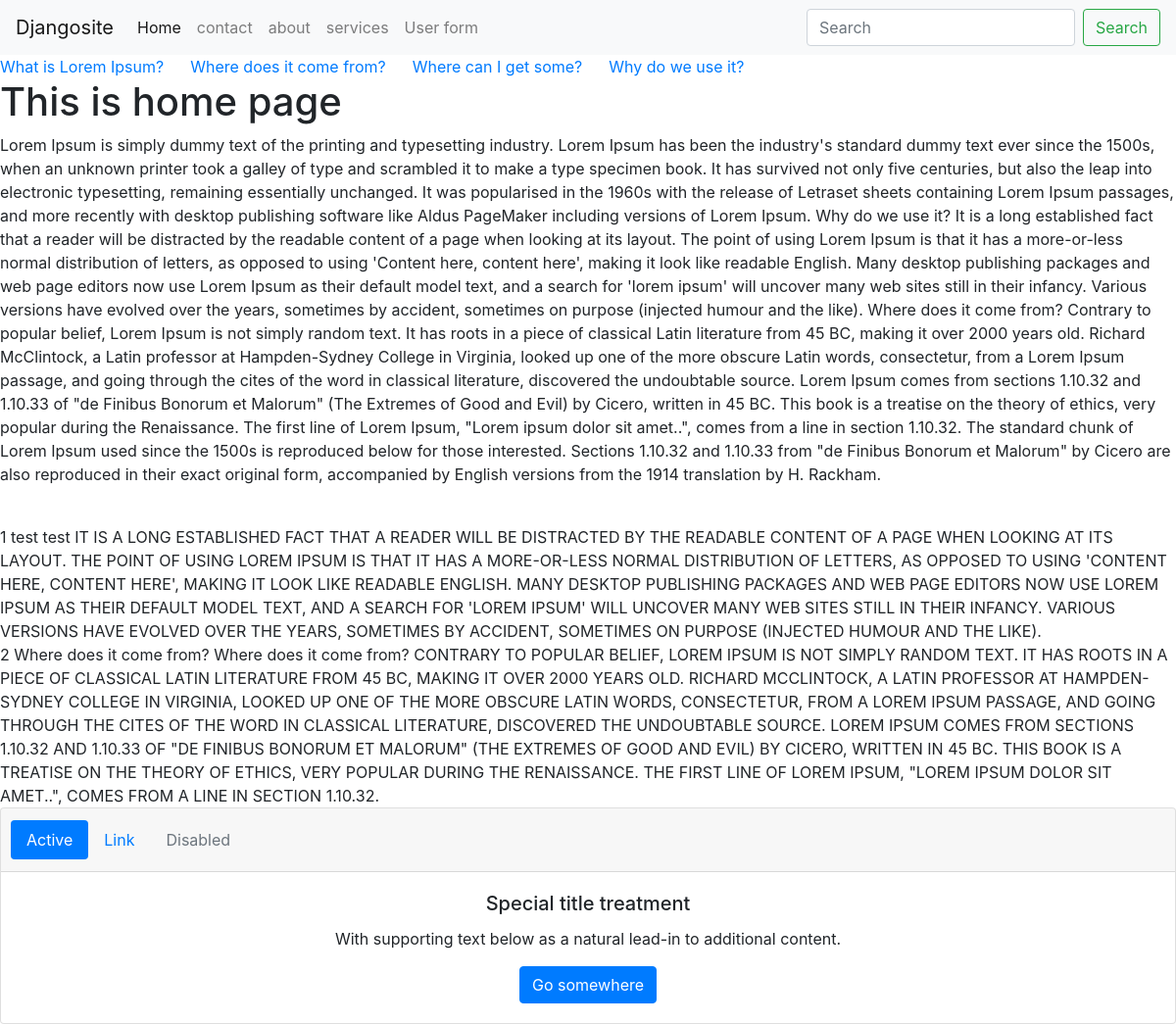
Before: / with the older database file.
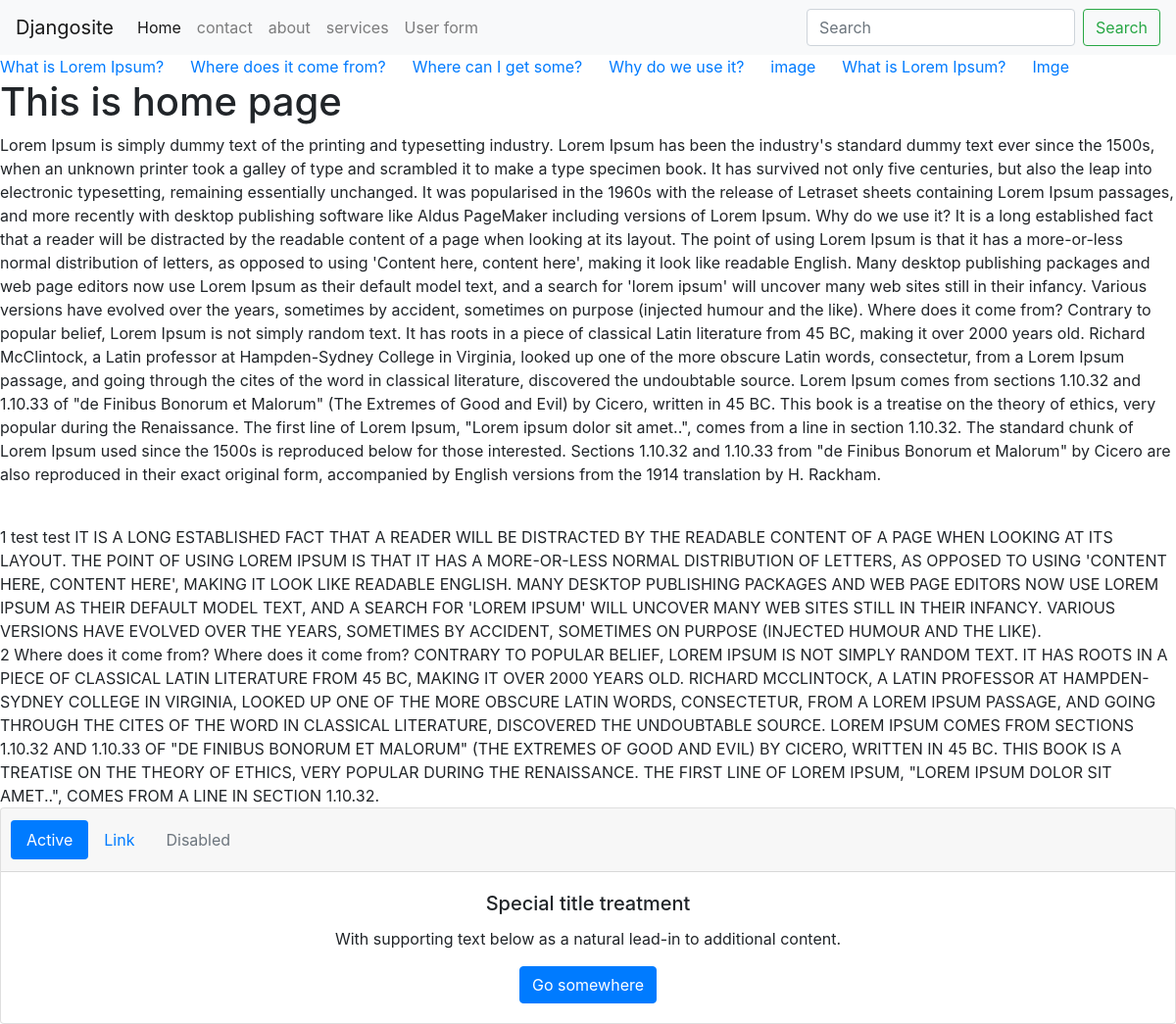
After: the same page with the newer database file.
### news/models.py (models this page shows)
class News(models.Model):
    news_title=models.CharField(max_length=50)
    news_desc=HTMLField()
    news_slug=AutoSlugField(populate_from='news_title',unique=True,null=True,default=None)
    news_image=models.FileField(upload_to='news/',max_length=250,null=True,default=None)

### service/models.py (models this page shows)
class Service(models.Model):
    service_icon=models.CharField(max_length=50)
    service_title=models.CharField(max_length=50)
    service_des=models.TextField()

### mysite/views.py (the view)
# urls.py: path('',views.homePage),
def homePage(request):
    serviceData=Service.objects.all().order_by('-service_title')[:2]
    newsData=News.objects.all()
    data={
        'serviceData':serviceData,
        'newsData':newsData,
    }
    return render(request,"index.html",data)

### mysite/templates/index.html
{% extends 'base.html' %}
{% block content %}
<marquee onmouseover="stop()" oumouseout="start()">
    {% for news in newsData %}
   <a href='newsdetails/{{news.news_slug}}'> {{news.news_title}} </a>&nbsp;&nbsp;&nbsp;&nbsp;
    {% endfor %}
</marquee>
<h1> This is home page</h1>
<p>
Lorem Ipsum is simply dummy text of the printing and typesetting industry. Lorem Ipsum has been the industry's standard dummy text ever since the 1500s, when an unknown printer took a galley of type and scrambled it to make a type specimen book. It has survived not only five centuries, but also the leap into electronic typesetting, remaining essentially unchanged. It was popularised in the 1960s with the release of Letraset sheets containing Lorem Ipsum passages, and more recently with desktop publishing software like Aldus PageMaker including versions of Lorem Ipsum.
Why do we use it?
It is a long established fact that a reader will be distracted by the readable content of a page when looking at its layout. The point of using Lorem Ipsum is that it has a more-or-less normal distribution of letters, as opposed to using 'Content here, content here', making it look like readable English. Many desktop publishing packages and web page editors now use Lorem Ipsum as their default model text, and a search for 'lorem ipsum' will uncover many web sites still in their infancy. Various versions have evolved over the years, sometimes by accident, sometimes on purpose (injected humour and the like).
Where does it come from?
Contrary to popular belief, Lorem Ipsum is not simply random text. It has roots in a piece of classical Latin literature from 45 BC, making it over 2000 years old. Richard McClintock, a Latin professor at Hampden-Sydney College in Virginia, looked up one of the more obscure Latin words, consectetur, from a Lorem Ipsum passage, and going through the cites of the word in classical literature, discovered the undoubtable source. Lorem Ipsum comes from sections 1.10.32 and 1.10.33 of "de Finibus Bonorum et Malorum" (The Extremes of Good and Evil) by Cicero, written in 45 BC. This book is a treatise on the theory of ethics, very popular during the Renaissance. The first line of Lorem Ipsum, "Lorem ipsum dolor sit amet..", comes from a line in section 1.10.32.
The standard chunk of Lorem Ipsum used since the 1500s is reproduced below for those interested. Sections 1.10.32 and 1.10.33 from "de Finibus Bonorum et Malorum" by Cicero are also reproduced in their exact original form, accompanied by English versions from the 1914 translation by H. Rackham.
</p>
<br/>
{% for n in serviceData %}
    {{forloop.counter}}
    {{n.service_icon}}
    {{n.service_title}}
    {{n.service_des | upper}}
    <br/>
{% endfor %}
{% endblock %}

### mysite/templates/base.html
{% include 'header.html' %}
{% block content %}
{% endblock %}
{% include 'footer.html' %}

### mysite/templates/header.html (shortened to what this page needs)
<html>
  <head>
    <link rel="stylesheet" href="https://maxcdn.bootstrapcdn.com/bootstrap/4.0.0/css/bootstrap.min.css">
    <nav class="navbar navbar-expand-lg navbar-light bg-light">
    <a class="navbar-brand" href="#">Djangosite</a>
    <div class="collapse navbar-collapse" id="navbarSupportedContent">
      <ul class="navbar-nav mr-auto">
        <li class="nav-item active">
          <a class="nav-link" href="/">Home <span class="sr-only">(current)</span></a>
        </li>
        <li class="nav-item">
          <a class="nav-link" href="{% url 'contact' %}">contact</a>
        </li>
        <li class="nav-item">
          <a class="nav-link" href="/about">about</a>
        </li>
        <li class="nav-item">
          <a class="nav-link" href="/services">services</a>
        </li>
        <li class="nav-item">
            <a class="nav-link" href="/form">User form</a>
        </li>
      </ul>
      <form class="form-inline my-2 my-lg-0">
        <input class="form-control mr-sm-2" type="search" placeholder="Search" aria-label="Search">
        <button class="btn btn-outline-success my-2 my-sm-0" type="submit">Search</button>
      </form>
    </div>
  </nav>
</head>

### mysite/templates/footer.html
<div class="card text-center">
    <div class="card-header">
      <ul class="nav nav-pills card-header-pills">
        <li class="nav-item">
          <a class="nav-link active" href="#">Active</a>
        </li>
        <li class="nav-item">
          <a class="nav-link" href="#">Link</a>
        </li>
        <li class="nav-item">
          <a class="nav-link disabled" href="#">Disabled</a>
        </li>
      </ul>
    </div>
    <div class="card-body">
      <h5 class="card-title">Special title treatment</h5>
      <p class="card-text">With supporting text below as a natural lead-in to additional content.</p>
      <a href="#" class="btn btn-primary">Go somewhere</a>
    </div>
  </div>

Changed rows visible on the page:
added News: news_title "image"
added News: news_title "What is Lorem Ipsum?"
added News: news_title "Imge"
